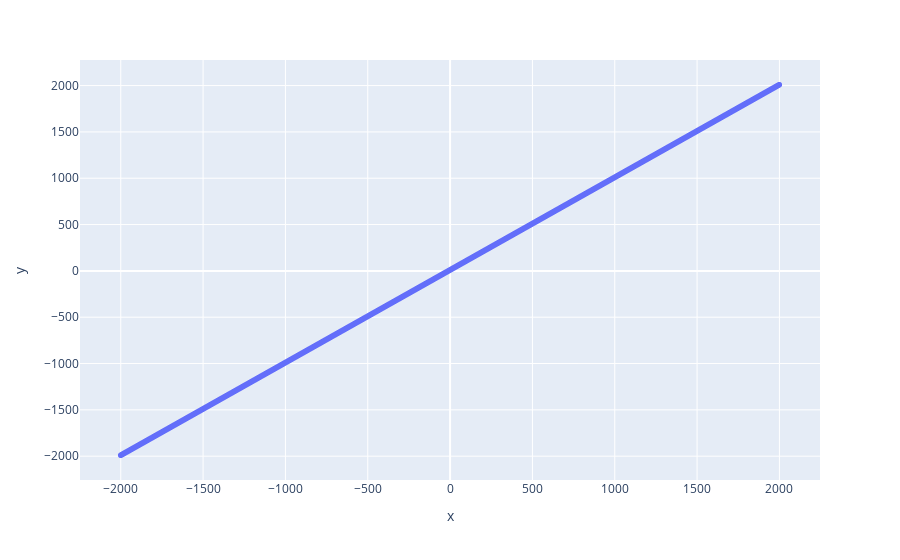

Notebook cell for this chart:
### Code cell
# Visualize the data

import plotly.express as px

fig = px.scatter(x=X, y=y)
fig.show()

### Figure 1 — Plotly figure (JSON) as saved in the notebook; plotly's stock layout.template omitted (floating-point values rounded to 4 significant figures; data arrays with more than 128 entries replaced by an {"elided": "..."} marker saying what was removed)
{"data": [{"hovertemplate": "x=%{x}<br>y=%{y}<extra></extra>", "legendgroup": "", "marker": {"color": "#636efa", "symbol": "circle"}, "mode": "markers", "name": "", "showlegend": false, "type": "scattergl", "x": {"elided": "1334 int values"}, "xaxis": "x", "y": {"elided": "1334 int values"}, "yaxis": "y"}], "layout": {"legend": {"tracegroupgap": 0}, "margin": {"t": 60}, "xaxis": {"anchor": "y", "domain": [0, 1], "title": {"text": "x"}}, "yaxis": {"anchor": "x", "domain": [0, 1], "title": {"text": "y"}}}}
